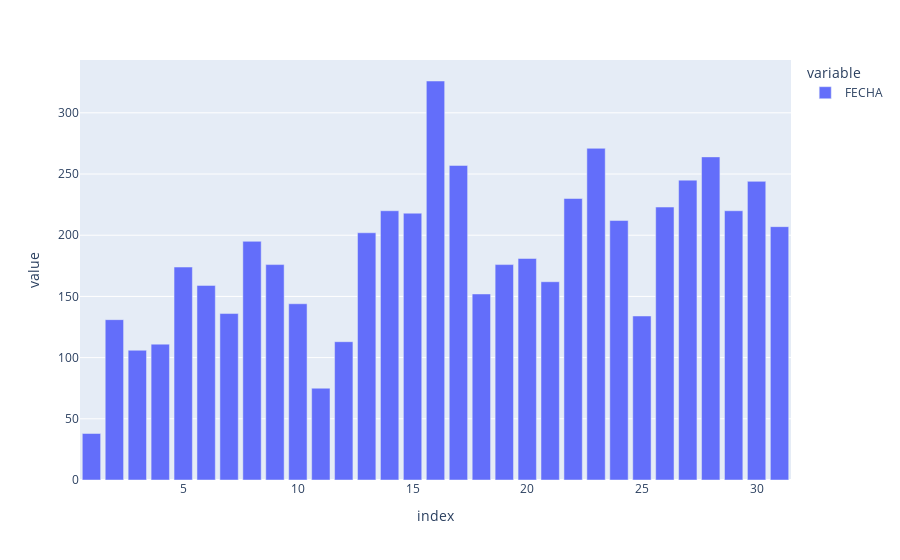

The cell this chart's notebook holds for it:
### Markdown cell above
Notamos un valor mas o menos constante, por lo tanto, la idea es modelar una tasa de siniestros diarios que dependa del mes, es decir que para cada mes contaremos con una tasa de accidentes diarion promedio. Para esto observemos primero como se comportan los siniestros diarios para el mes de enero y diciembre del año 2015.

### Code cell
accidente_hora = df.groupby(df_est[(df_est.FECHA.dt.year == 2015) & (df_est.FECHA.dt.month==1)].FECHA.dt.day).count().FECHA
accidente_hora.plot(kind='bar')

### Figure 1 — Plotly figure (JSON) as saved in the notebook; plotly's stock layout.template omitted (floating-point values rounded to 4 significant figures)
{"data": [{"alignmentgroup": "True", "hovertemplate": "variable=FECHA<br>index=%{x}<br>value=%{y}<extra></extra>", "legendgroup": "FECHA", "marker": {"color": "#636efa", "pattern": {"shape": ""}}, "name": "FECHA", "offsetgroup": "FECHA", "orientation": "v", "showlegend": true, "textposition": "auto", "type": "bar", "x": [1, 2, 3, 4, 5, 6, 7, 8, 9, 10, 11, 12, 13, 14, 15, 16, 17, 18, 19, 20, 21, 22, 23, 24, 25, 26, 27, 28, 29, 30, 31], "xaxis": "x", "y": [38, 131, 106, 111, 174, 159, 136, 195, 176, 144, 75, 113, 202, 220, 218, 326, 257, 152, 176, 181, 162, 230, 271, 212, 134, 223, 245, 264, 220, 244, 207], "yaxis": "y"}], "layout": {"barmode": "relative", "legend": {"title": {"text": "variable"}, "tracegroupgap": 0}, "margin": {"t": 60}, "xaxis": {"anchor": "y", "domain": [0, 1], "title": {"text": "index"}}, "yaxis": {"anchor": "x", "domain": [0, 1], "title": {"text": "value"}}}}
